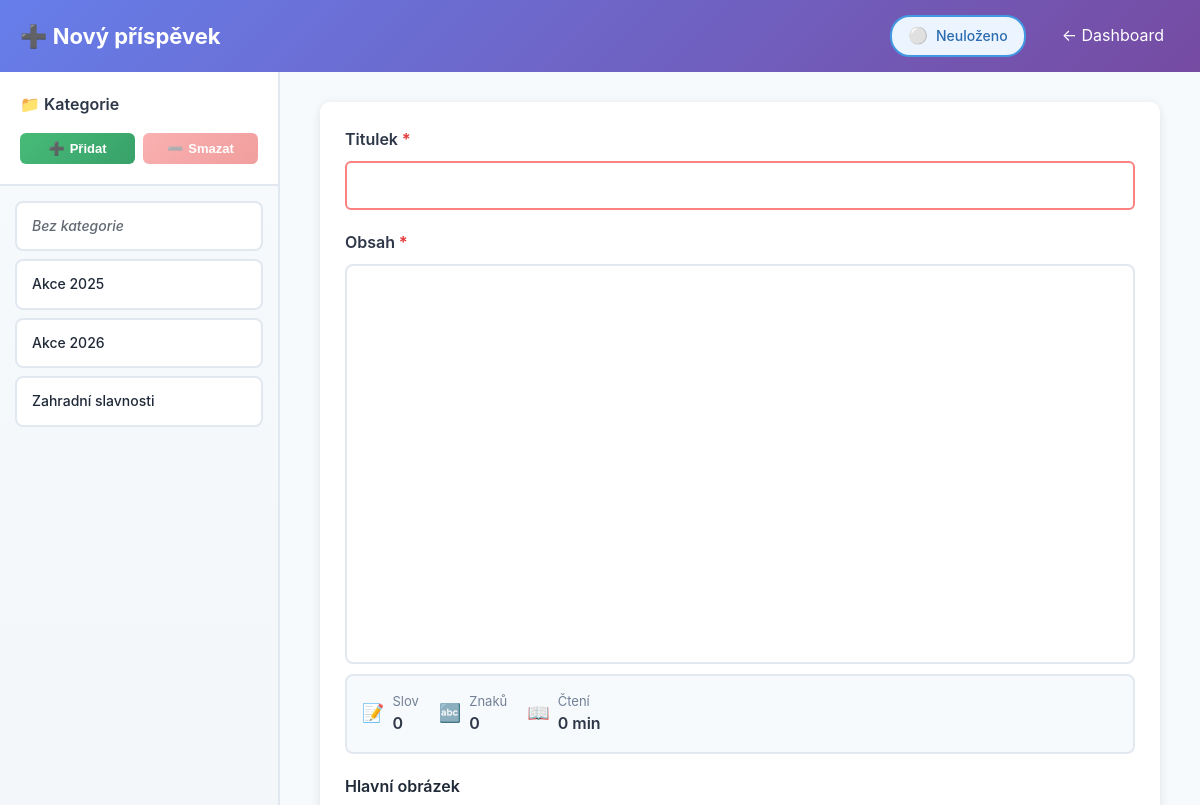
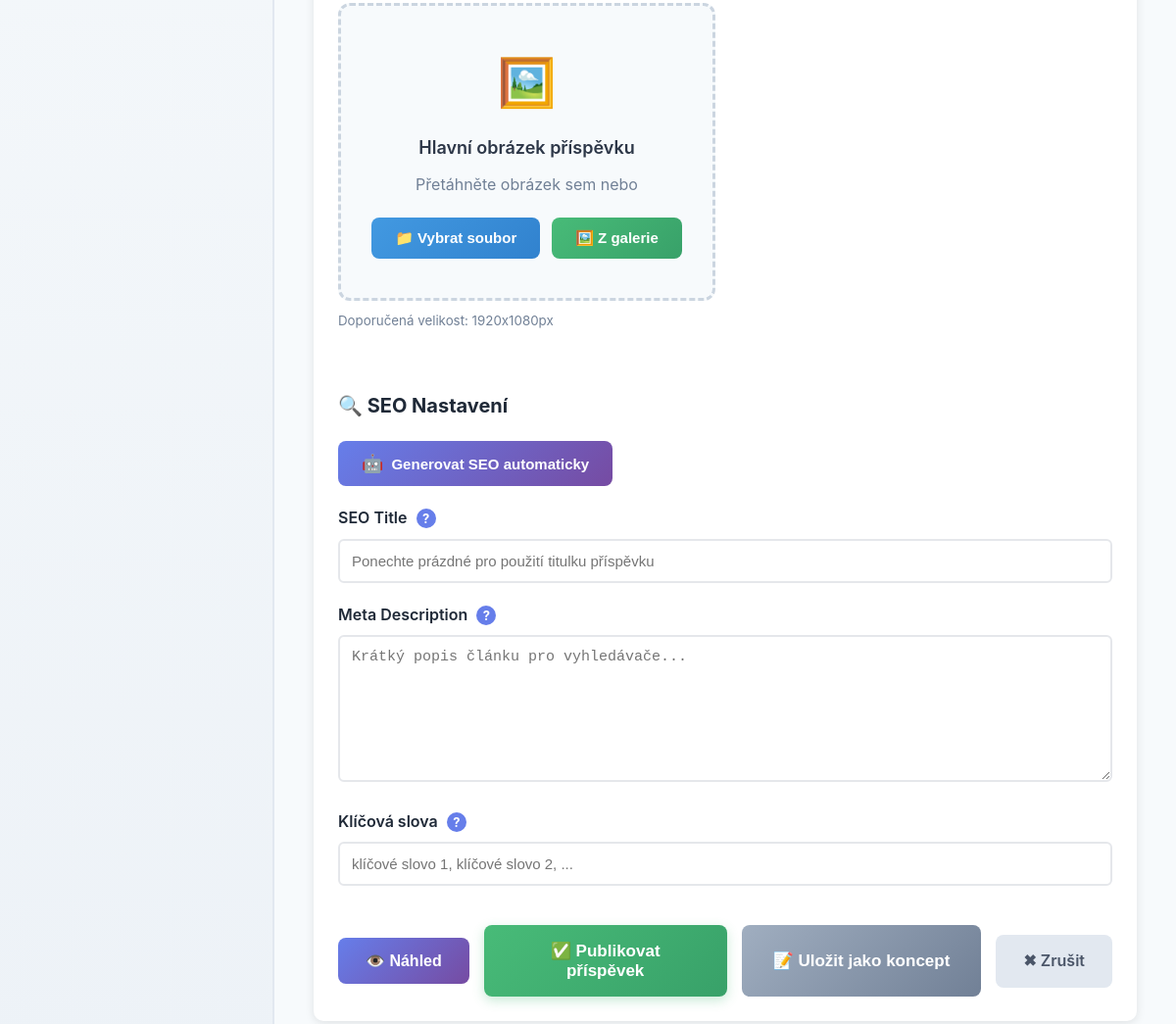
/admin/add_post.php (signed in), run on the app's committed database (2 pictures, top to bottom).
### tables this page shows
CREATE TABLE `categories` (
  `id` int(11) NOT NULL AUTO_INCREMENT,
  `name` varchar(100) NOT NULL,
  `slug` varchar(100) NOT NULL,
  `description` text,
  `created_at` timestamp NOT NULL DEFAULT CURRENT_TIMESTAMP,
  PRIMARY KEY (`id`),
  UNIQUE KEY `name` (`name`),
  UNIQUE KEY `slug` (`slug`),
  KEY `idx_slug` (`slug`)
);

### includes/database.class.php (called while the page is built, shortened)
<?php
class Database {
    private $connection;
    private $stmt;
    public function __construct() {
        $dsn = 'mysql:host=' . DB_HOST . ';dbname=' . DB_NAME . ';charset=' . DB_CHARSET;
        $options = [
            PDO::ATTR_ERRMODE => PDO::ERRMODE_EXCEPTION,
            PDO::ATTR_DEFAULT_FETCH_MODE => PDO::FETCH_ASSOC,
            PDO::ATTR_EMULATE_PREPARES => false,
            PDO::MYSQL_ATTR_INIT_COMMAND => "SET NAMES utf8mb4 COLLATE utf8mb4_unicode_ci"
        ];
        try {
            $this->connection = new PDO($dsn, DB_USER, DB_PASS, $options);
        } catch (PDOException $e) {
            $this->error = $e->getMessage();
            $this->logError('Database Connection', $e->getMessage());
            die('Chyba připojení k databázi. Zkontrolujte konfiguraci.');
        }
    }
    public function query($sql) {
    try {
        $this->stmt = $this->connection->prepare($sql);
        return $this;
    } catch (PDOException $e) {
        $this->logError('Query Prepare', $e->getMessage());
        $this->stmt = null;
        return $this;
    }
}
    public function execute() {
        try {
            return $this->stmt->execute();
        } catch (PDOException $e) {
            $this->logError('Query Execute', $e->getMessage());
            return false;
        }
    }
    public function fetchAll() {
    $this->execute();
    return $this->stmt->fetchAll();
    }
}
?>

### config.php (called while the page is built, shortened)
<?php
require_once INCLUDES_PATH . 'database.class.php';
require_once INCLUDES_PATH . 'category.class.php';
require_once INCLUDES_PATH . 'security.class.php';
$db = new Database();
require_once INCLUDES_PATH . 'helpers.php';
?>

### includes/category.class.php (called while the page is built, shortened)
<?php
class Category {
    private $db;
    public function __construct() {
        global $db;
        $this->db = $db;
    }
    public function getAll() {
        $this->db->query("SELECT * FROM categories ORDER BY name ASC");
        return $this->db->fetchAll();
    }
}
?>

### includes/helpers.php (called while the page is built, shortened)
<?php
function e($text) {
    if ($text === null || $text === '') {
        return '';
    }
    return htmlspecialchars($text, ENT_QUOTES, 'UTF-8');
}
function post($key, $default = '') {
    return $_POST[$key] ?? $default;
}
?>

### admin/add_post.php (the view, shortened to what this page needs)
<?php
require_once '../config.php';
$category = new Category();
$categories = $category->getAll();
?>
<!DOCTYPE html>
<html lang="cs">
<head>
    <link rel="stylesheet" href="<?= ASSETS_URL ?>css/admin.css">
    <link href="https://cdn.quilljs.com/1.3.6/quill.snow.css" rel="stylesheet">
</head>
<body>
    <header class="admin-header">
        <div class="header-content">
            <h1>➕ Nový příspěvek</h1>
            <nav class="header-nav">
                <div class="autosave-permanent" id="autosavePermanent">
                    <span class="save-icon">⚪</span>
                    <span class="save-text">Neuloženo</span>
                </div>
                <a href="dashboard.php" class="header-link">← Dashboard</a>
            </nav>
        </div>
    </header>
    <div class="main-wrapper">
        <div class="categories-sidebar">
            <div class="categories-header">
                <h3>📁 Kategorie</h3>
                <div class="category-actions">
                    <button class="category-btn category-btn-add" onclick="openAddCategoryModal()">
                        <span>➕</span> Přidat
                    </button>
                    <button class="category-btn category-btn-delete" id="deleteCategoryBtn" onclick="openDeleteCategoryModal()" disabled>
                        <span>➖</span> Smazat
                    </button>
                </div>
            </div>
            <div class="categories-list">
                <div class="category-item" data-id="" onclick="selectCategory('')">
                    <div class="category-name category-none">Bez kategorie</div>
                </div>
                <?php foreach ($categories as $cat): ?>
                <div class="category-item" data-id="<?= $cat['id'] ?>" onclick="selectCategory(<?= $cat['id'] ?>)">
                    <div class="category-name"><?= e($cat['name']) ?></div>
                </div>
                <?php endforeach; ?>
            </div>
        </div>
        <div class="main-content">
            <div class="content-inner">
                <div class="card">
                    <form method="POST" enctype="multipart/form-data" id="postForm">
                        <div class="form-group required-field">
                            <label>Titulek</label>
                            <input type="text" name="title" required value="<?= e(post('title')) ?>" style="font-size: 18px; padding: 12px;">
                        </div>
                        <div class="form-group required-field">
                            <label>Obsah</label>
                            <div id="editor" style="height: 400px; border-radius: 8px;"></div>
                            <div class="word-counter">
                                <div class="counter-item">
                                    <span class="counter-icon">📝</span>
                                    <div>
                                        <div class="counter-label">Slov</div>
                                        <div class="counter-value" id="wordCount">0</div>
                                    </div>
                                </div>
                                <div class="counter-item">
                                    <span class="counter-icon">🔤</span>
                                    <div>
                                        <div class="counter-label">Znaků</div>
                                        <div class="counter-value" id="charCount">0</div>
                                    </div>
                                </div>
                                <div class="counter-item">
                                    <span class="counter-icon">📖</span>
                                    <div>
                                        <div class="counter-label">Čtení</div>
                                        <div class="counter-value" id="readTime">0 min</div>
                                    </div>
                                </div>
                            </div>
                        </div>
                        <div class="form-row">
                            <div class="form-group">
                                <label>Hlavní obrázek</label>
                                <div class="upload-zone" id="featuredDropZone">
                                    <div class="upload-zone-content" id="uploadZoneContent">
                                        <div class="upload-zone-icon">🖼️</div>
                                        <div class="upload-zone-title">Hlavní obrázek příspěvku</div>
                                        <div class="upload-zone-text">Přetáhněte obrázek sem nebo</div>
                                        <div class="upload-zone-buttons">
                                            <button type="button" class="upload-btn upload-btn-primary" onclick="document.getElementById('featuredImageInput').click()">
                                                📁 Vybrat soubor
                                            </button>
                                            <button type="button" class="upload-btn upload-btn-gallery" onclick="openMediaGallery()">
                                                🖼️ Z galerie
                                            </button>
                                        </div>
                                    </div>
                                </div>
                                <small style="color: #718096; display: block; margin-top: 10px;">Doporučená velikost: 1920x1080px</small>
                            </div>
                        </div>
                        <h3 style="margin: 40px 0 20px; font-size: 20px;">🔍 SEO Nastavení</h3>
                        <button type="button" class="ai-generate-btn" onclick="generateSEO()" id="aiGenerateBtn">
                            <span class="ai-icon">🤖</span>
                            <span>Generovat SEO automaticky</span>
                        </button>
                        <div class="form-group">
                            <label>
                                SEO Title
                                <span class="tooltip-container">
                                    <span class="tooltip-icon">?</span>
                                </span>
                            </label>
                            <input type="text" name="meta_title" value="<?= e(post('meta_title')) ?>"
                                   placeholder="Ponechte prázdné pro použití titulku příspěvku">
                        </div>
                        <div class="form-group">
                            <label>
                                Meta Description
                                <span class="tooltip-container">
                                    <span class="tooltip-icon">?</span>
                                </span>
                            </label>
                            <textarea name="meta_description" rows="3" placeholder="Krátký popis článku pro vyhledávače..."><?= e(post('meta_description')) ?></textarea>
                        </div>
                        <div class="form-group">
                            <label>
                                Klíčová slova
                                <span class="tooltip-container">
                                    <span class="tooltip-icon">?</span>
                                </span>
                            </label>
                            <input type="text" name="meta_keywords" id="metaKeywords" value="<?= e(post('meta_keywords')) ?>"
                                   placeholder="klíčové slovo 1, klíčové slovo 2, ...">
                        </div>
                        <div style="display: flex; gap: 15px; margin-top: 40px; align-items: center;">
                            <button type="button" class="btn" onclick="openPreview()" style="padding: 14px 28px; font-size: 16px; background: linear-gradient(135deg, #667eea 0%, #764ba2 100%); color: white; border: none; border-radius: 8px; cursor: pointer; font-weight: 600; transition: all 0.2s;">
                                👁️ Náhled
                            </button>
                            <div style="flex: 1; display: flex; gap: 15px;">
                                <button type="submit" name="status" value="published" class="btn btn-primary" style="flex: 1; padding: 16px 32px; font-size: 17px; background: linear-gradient(135deg, #48bb78 0%, #38a169 100%); color: white; border: none; border-radius: 8px; cursor: pointer; font-weight: 600; transition: all 0.2s; box-shadow: 0 4px 12px rgba(72, 187, 120, 0.3);">
                                    ✅ Publikovat příspěvek
                                </button>
                                <button type="submit" name="status" value="draft" class="btn" style="padding: 16px 32px; font-size: 17px; background: linear-gradient(135deg, #a0aec0 0%, #718096 100%); color: white; border: none; border-radius: 8px; cursor: pointer; font-weight: 600; transition: all 0.2s;">
                                    📝 Uložit jako koncept
                                </button>
                            </div>
                            <a href="dashboard.php" class="btn btn-secondary" style="padding: 14px 28px; font-size: 16px; background: #e2e8f0; color: #4a5568; border: none; border-radius: 8px; text-decoration: none; font-weight: 600; transition: all 0.2s;">
                                ✖ Zrušit
                            </a>
                        </div>
                    </form>
                </div>
            </div>
        </div>
    </div>
</body>
</html>

### assets/css/admin.css (style rules this page uses)
* { margin: 0; padding: 0; box-sizing: border-box; }
:root { --primary: #667eea; --primary-dark: #5568d3; --secondary: #764ba2; --success: #10b981; --danger: #ef4444; --warning: #f59e0b; --dark: #1f2937; --light: #f9fafb; --border: #e5e7eb; }
body { font-family: -apple-system, BlinkMacSystemFont, 'Segoe UI', Arial, sans-serif; background: var(--light); color: var(--dark); line-height: 1.6; }
.admin-header { background: linear-gradient(135deg, var(--primary) 0%, var(--secondary) 100%); color: white; padding: 15px 20px; box-shadow: 0 2px 10px rgba(0,0,0,0.1); }
.header-content { max-width: 1400px; margin: 0 auto; display: flex; justify-content: space-between; align-items: center; }
.header-content h1 { font-size: 22px; }
.header-nav { display: flex; gap: 20px; align-items: center; }
.header-link { color: white; text-decoration: none; padding: 8px 16px; border-radius: 6px; transition: background 0.3s; }
.form-group { margin-bottom: 20px; }
.form-group label { display: block; margin-bottom: 8px; font-weight: 600; color: var(--dark); }
.form-group input[type="text"], .form-group input[type="email"], .form-group input[type="password"], .form-group input[type="date"], .form-group select, .form-group textarea { width: 100%; padding: 12px; border: 2px solid var(--border); border-radius: 6px; font-size: 15px; transition: border-color 0.3s; }
.form-group textarea { min-height: 150px; resize: vertical; }
.form-row { display: grid; grid-template-columns: repeat(2, 1fr); gap: 20px; }
.btn { padding: 12px 24px; border: none; border-radius: 6px; font-size: 15px; font-weight: 600; cursor: pointer; transition: all 0.3s; text-decoration: none; display: inline-block; }
.btn-primary { background: linear-gradient(135deg, var(--primary) 0%, var(--secondary) 100%); color: white; }
.btn-secondary { background: #6c757d; color: white; }
.card { background: white; border-radius: 10px; box-shadow: 0 2px 10px rgba(0,0,0,0.1); padding: 25px; margin-bottom: 20px; }

### data on the page
categories: name "Akce 2025"
categories: name "Akce 2026"
categories: name "Zahradní slavnosti"
